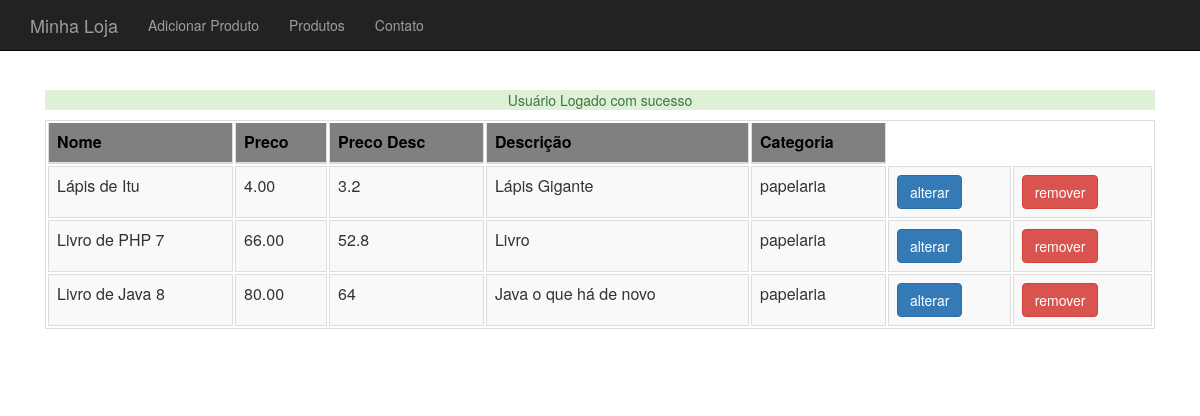
Screenshot of /listar-produtos.php (signed in) with the database file from the repository.
### tables this page shows
CREATE TABLE `produtos` (
  `id` int(11) NOT NULL,
  `nome` varchar(255) DEFAULT NULL,
  `preco` decimal(10,2) DEFAULT NULL,
  `descricao` text,
  `categoria_id` int(11) DEFAULT NULL,
  `usado` tinyint(1) DEFAULT '0'
);

CREATE TABLE `categorias` (
  `id` int(11) NOT NULL,
  `nome` varchar(255) DEFAULT NULL
);

### banco-produto.php (called while the page is built, shortened)
<?php
    function listaProdutos($conexao){
        $produtos = array();
        $query = "select p.* , c.nome as categoria_nome from produtos as p join categorias as c on p.categoria_id = c.id";
        $resultado = mysqli_query($conexao,$query);
        while($produto_array = mysqli_fetch_assoc($resultado)){
            $categoria = new Categoria();
            $categoria->setNome($produto_array['categoria_nome']);
            $nome = $produto_array['nome'];
            $preco = $produto_array['preco'];
            $descricao = $produto_array['descricao'];
            $categoria = $categoria;
            $usado = $produto_array['usado'];
            $produto = new Produto($nome,$preco,$descricao,$categoria,$usado);
            $produto->setId($produto_array['id']);
            array_push($produtos,$produto);
        }
        return $produtos;
    }
?>

### class/Categoria.php (called while the page is built, shortened)
<?php
    class Categoria {
        private $nome;
        public function getNome()
        {
                return $this->nome;
        }
        public function setNome($nome)
        {
                $this->nome = $nome;
                return $this;
        }
    }
?>

### class/Produto.php (called while the page is built, shortened)
<?php
    class Produto {
        private $id;
        private $nome;
        private $preco;
        private $descricao;
        private $categoria;
        function __construct($nome,$preco,$descricao,Categoria $categoria,$usado){
                $this->nome = $nome;
                $this->preco = $preco;
                $this->descricao = $descricao;
                $this->categoria = $categoria;
        }
        public function getId()
        {
                return $this->id;
        }
        public function setId($id)
        {
                $this->id = $id;
                return $this;
        }
        public function getNome()
        {
                return $this->nome;
        }
        public function getPreco()
        {
                return $this->preco;
        }
        public function getDescricao()
        {
                return $this->descricao;
        }
        public function getCategoria()
        {
                return $this->categoria;
        }
        public function precoComDesconto($valor){
            if($valor <= 0.5 && $valor > 0){
            $this->preco -= $this->preco * $valor;
            }
            return $this->preco;
        }
    }
    ?>

### listar-produtos.php (the view, shortened to what this page needs)
<?php   require_once("cabecalho.php");
        require_once("banco-produto.php");
        require_once("class/Produto.php");
        require_once("class/Categoria.php");
?>
    <table class="table table-striped table-bordered tabela-dinamica">
        <thead class="titulo-tabela">
            <tr>
            <th>Nome</th>
            <th>Preco</th>
            <th>Preco Desc</th>
            <th>Descrição</th>
            <th>Categoria</th>
            </tr>
        </thead>
        <?php
        $produtos = listaProdutos($conexao);
        foreach($produtos as $produto):?>
        <tbody>
            <tr>
                <td><?= $produto->getNome()?></td>
                <td><?= $produto->getPreco()?></td>
                <td><?= $produto->precoComDesconto(0.2)?></td>
                <td><?= substr($produto->getDescricao(),0,40)?></td>
                <td><?= $produto->getCategoria()->getNome()?></td>
                <td>
                <a class="btn btn-primary" href="produto-altera-formulario.php?id=<?=$produto->getId()?>">alterar</a>
                </td>
                <form action="remove-produto.php" method="post">
                <td><button class="btn btn-danger">remover</button></td>
                </form>
            </tr>
        </tbody>
        <?php
        endforeach;
        ?>
    </table>
<?php   include("rodape.php");?>

### css/store.css (style rules this page uses)
body { padding-top: 50px; }
.tabela-dinamica { border-spacing: 0.25rem; border-collapse: separate; }
.titulo-tabela { background-color: gray; color: black; font-style: inherit; }

### rows the page displays
produtos: nome "Lápis de Itu", preco "4.00", precoComDesconto "3.2", descricao "Lápis Gigante", categoria.nome "papelaria"
produtos: nome "Livro de PHP 7", preco "66.00", precoComDesconto "52.8", descricao "Livro", categoria.nome "papelaria"
produtos: nome "Livro de Java 8", preco "80.00", precoComDesconto "64", descricao "Java o que há de novo", categoria.nome "papelaria"

### other values shown
$_SESSION[$tipo] "Usuário Logado com sucesso"
